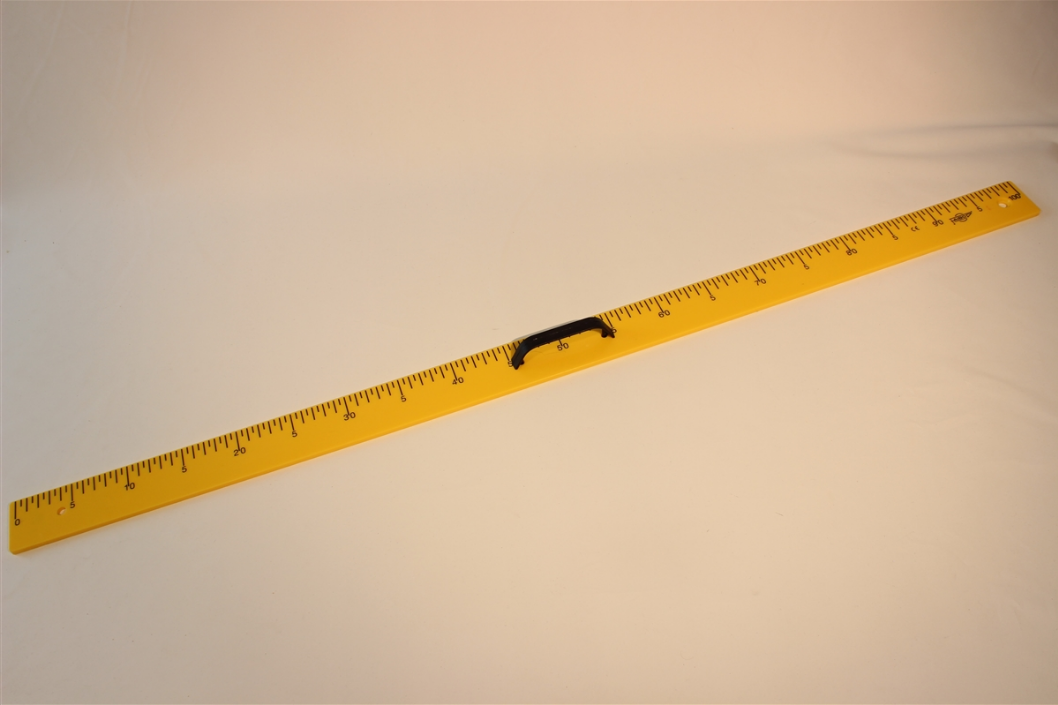
#> input picture Image Test/Image_Processing_Test/InputImages/Ruler.PNG, 1058 x 705 px
$ python Main.py   (older library calls are emulated)
#> lines starting #> are read from the running program, lines starting #| are printed output that depends on the picture; after the words box and inside, x2 and y2 are one past the last pixel; in counts of white or black regions, pixels touching at a corner belong together
### Image Test/Image_Processing_Test/Util.py
#!/usr/local/bin/python3
#Creator: Stephen Alger
#Creator Deatils: C16377163 DT228/4
#Version: 1.0 'Doc Name'
#Document: Test.py
#Start-Date:  09-DEC-2019
#File Function: Utility Functions Go Here, To Remove standardised environment functions from the core code in Main.py

import os, cv2, matplotlib,sys
matplotlib.use("macOSX")
from matplotlib import pyplot as plt


#------DEFINE CONSTANTS - PROGRAM SETUP
FILE_PATH = "./InputImages/"
ACCEPTED_FILETYPE = [".PNG",".png",".JPEG",".jpeg",".JPG",".jpg"]

#------For A Tidy User Experience - Function to Clear Command Line
def clear():
    os.system('cls' if os.name=='nt' else 'clear')

#------Check For Correct Version of Python - Designed, Built & Tested for Python 3
def checkPythonVerions():
    if sys.version_info[0]<3 :
        print("PYTHON 3 MINIMUM REQUIRED")
        exit()

#------Load Input with Error Handling - Flag Errors
def loadFile(FILE_NAME):
    global ACCEPTED_FILETYPE
    ERROR_FILE_TYPE = True

    for filetype in range(len(ACCEPTED_FILETYPE)) :
        if FILE_NAME.endswith(ACCEPTED_FILETYPE[filetype]):
            ERROR_FILE_TYPE = False
            ACCEPTED_FILETYPE = ACCEPTED_FILETYPE[filetype]
            break

    if ERROR_FILE_TYPE == True:
        print("File Type Selected is Not Supported (JPEG/PNG only)")
        exit()

    FILE_LOC = FILE_PATH + FILE_NAME
    print("\nLoading File... [" + FILE_LOC + "]\n")
    inputImage = cv2.imread(FILE_LOC)

    if inputImage is None:
        print("Image Input Failed")
        exit()
    return inputImage
#    end def

#-------Return Image Dimensions
# [27 lines left out: functions getImageDimensions, testColourChannelInput, not called in this run]

### Image Test/Image_Processing_Test/Main.py
#!/usr/local/bin/python3
#Creator: Stephen Alger
#Creator Deatils: C16377163 DT228/4
#Version: 1.0 'Ruler Measurer'
#Document: Main.py
#Start-Date:  09-DEC-2019
#File Function: Measure The Ruler!
#Design Implemented:
'''
- Extract Our Desired Mask with Threshold on saturation in HSV
- Get Contours of resulting mask
- Get corner points of Rect
- Calculate the average lengths of the two long ruler sides
- Draw border and Put text to screen
- Output feedback to user
'''


#Import Modules...
import sys, cv2, numpy as np, matplotlib
matplotlib.use("macOSX")
import tkinter as tk
from matplotlib import pyplot as plt
from imutils import perspective
from imutils import contours
import imutils
import math

# local imports
from Util import clear, loadFile, checkPythonVerions

FILE_NAME_ARRAY = ["Ruler.PNG"]
FILE_NAME = FILE_NAME_ARRAY[0]

BLURSIZE = 17
RULER_CM_LENGTH = 101

#FUNCTION TO APPLY BLUR - NOTHING FANCY
def applyBlur(tempMatrix):
    tempMatrix = cv2.GaussianBlur(tempMatrix, (BLURSIZE, BLURSIZE), 0)
    return tempMatrix


#FUNCTION DESIGNED TO RETURN MASK OF RULER
#ESSENTIALLY JUST A YELLOW THRESHOLD ON HSV Saturation Channel
def isolateSaturationChannel(inputImage):
    HSV_image = cv2.cvtColor(inputImage, cv2.COLOR_BGR2HSV)
    _,saturation,_ = cv2.split(HSV_image)

    applyBlur(saturation)
    ret,thresholdMask = cv2.threshold(saturation,127,255,cv2.THRESH_BINARY)
    return thresholdMask

#Returns array of contours
def getContours(mask):
    contours, _ = cv2.findContours(mask,cv2.RETR_EXTERNAL,cv2.CHAIN_APPROX_SIMPLE)
    return contours

#System is designed that the largest Contours generated from the Thresholded Mask
#Returns sorted array of contours largest to smallest (discard most)
def sortContours(inputImage, contours):
    maxDimension = 0
    largest = -1
    for i in range(len(contours)):
        dimension = len(contours[i])
        if (dimension > maxDimension):
            maxDimension = dimension
            largest = i

    colour = (0, 0, 255)
    cv2.drawContours(inputImage, contours, largest, colour, 2)

    return inputImage, largest

#Dissect The Largest Contour to Get Corner Points & Calculate the Avg of the two lengths
def getCornerPoints(inputImage, largest, contours):
    #Calculate bounding box of the contour
    rect = cv2.minAreaRect(contours[largest])
    rect = cv2.cv.BoxPoints(rect) if imutils.is_cv2() else cv2.boxPoints(rect)
    rect = np.array(rect, dtype="int")

    #Order the end points - so we know which sides are which
    rect = perspective.order_points(rect)

    #Get distnace of longest sides
    dist1 = calculateDistance(rect[0,0], rect[0,1],rect[1,0], rect[1,1])
    dist2 = calculateDistance(rect[3,0], rect[3,1],rect[2,0], rect[2,1])

    #Get avg side length
    avgDist = int((dist1+dist2)/2)
    return avgDist

#Get the Average Length Distance of the longest angles
def calculateDistance(x1,y1,x2,y2):
     dist = math.sqrt((x2 - x1)**2 + (y2 - y1)**2)
     return dist

def calculatePixelsPerCM(avgDist):
    pixelsPerCM = avgDist/ RULER_CM_LENGTH
    return pixelsPerCM


#ONCE WE HAVE LOCATED THE LARGEST CONTOUR, THE PROGRAM WILL MAKE AN ROI AROUND THE CONTOUR, NARROWING DOWN OUR BALL!
def createBoundingRect(inputImage, contours, largest):

    #CREATE RECT AROUND LARGEST CONTOUR - ADDING EXTRA SPACE AS WE STILL ONLY HAVE A PARTIAL REGION
    #THIS ALLOWS THE PROGRAM TO BUILD A BIGGER ROI CONTAINER WHICH WE CAN BE MORE PRECISE WITH
    x,y,w,h = cv2.boundingRect(contours[largest])

    if (x>=0 and y>=0):
        #DRAW RECT.
#        cv2.rectangle(inputImage,(x,y),(x+w,y+h),(0,0,255), 1)
        return inputImage, x,y,w,h
    else:
        print("Negative X or Y Co-ordinates prohibited, program closing")
        exit()

#Main Function - All the function calls here!
def main():

    #Clear Command line
    clear()

    #Check User is running right OpenCV version
    checkPythonVerions()

    #Open Image
    inputImage = loadFile(FILE_NAME)
#> in loadFile, inputImage is the input picture: shape (705, 1058, 3); mean B, G, R 150.8, 182.2, 208.9

    #Get Dimensions
    DIMENSIONS = inputImage.shape
#> DIMENSIONS = (705, 1058, 3)
    MAX_HEIGHT = DIMENSIONS[0]
#> MAX_HEIGHT = 705
    MAX_WIDTH = DIMENSIONS[1]
#> MAX_WIDTH = 1058

    #Create Mask on Saturation Channel
    mask = isolateSaturationChannel(inputImage)
#> in isolateSaturationChannel, `HSV_image = cv2.cvtColor(inputImage, cv2.COLOR_BGR2HSV)`: HSV_image: shape (705, 1058, 3); mean H, S, V 15.5, 70.6, 208.9
#> in isolateSaturationChannel, `_,saturation,_ = cv2.split(HSV_image)`:
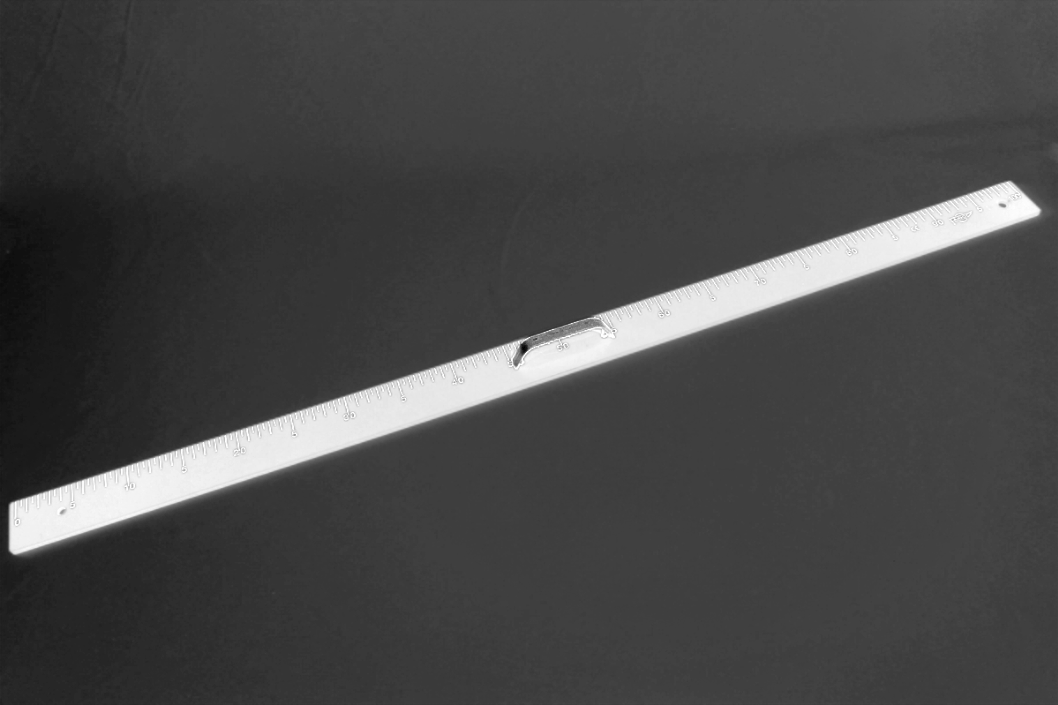
#> saturation: shape (705, 1058); min 0, max 255, mean 70.6
#> in isolateSaturationChannel, `ret,thresholdMask = cv2.threshold(saturation,127,255,cv2.THRESH_BINARY)`:
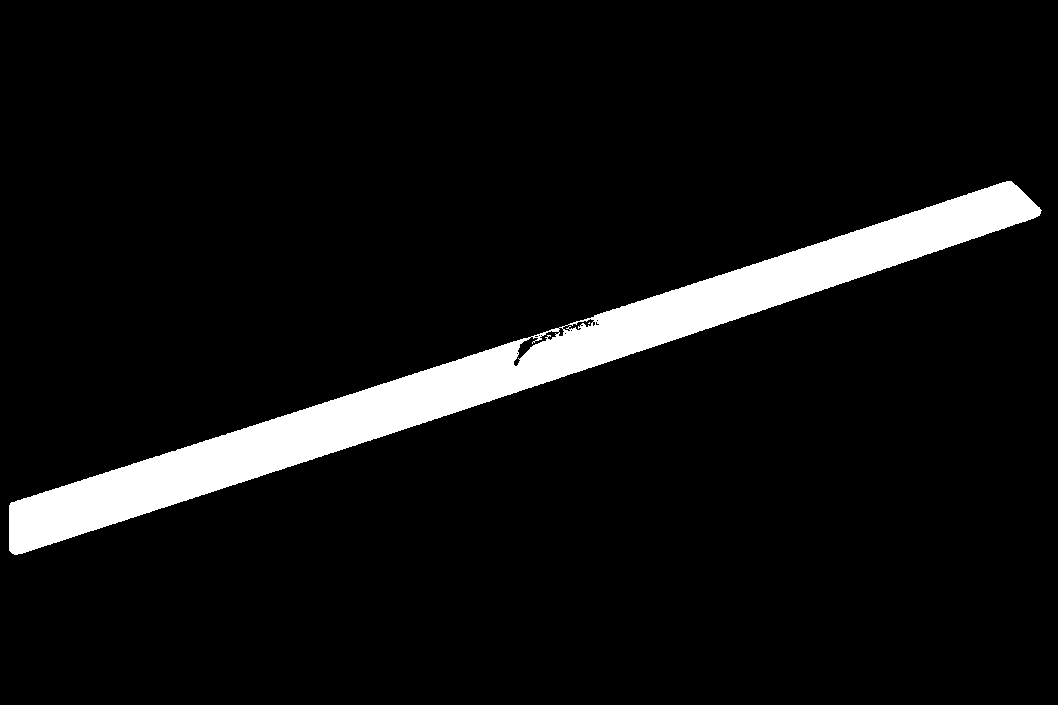
#> thresholdMask: shape (705, 1058); 6.9% white; 2 white regions (1 under 20 px)

    cv2.imshow("Our Ruler Mask - Post Threshold", mask)
    cv2.waitKey(0)

    contours = getContours(mask)
#> in getContours, `contours, _ = cv2.findContours(mask,cv2.RETR_EXTERNAL,cv2.CHAIN_APPROX..`: contours = 1 contour; box (x1, y1, x2, y2) and area: (9, 181, 1042, 555) 51088
    inputImage, largest = sortContours(inputImage, contours)
#> the loop in sortContours, `for i in range(len(contours)):` made 1 pass
#> (dimension, maxDimension, largest) on pass 1: (1330, 1330, 0)
#> after the loop in sortContours, `for i in range(len(contours)):`: largest = 0; maxDimension = 1330
#> largest = 0

    #CREATE RECT AROUND BALL - NARROW DOWN THE SEARCH & CREATE MASK
    boundingRectImage, x,y,w,h = createBoundingRect(inputImage, contours, largest)
#> in createBoundingRect, `x,y,w,h = cv2.boundingRect(contours[largest])`: x = 9; y = 181; w = 1033; h = 374
#> x = 9; y = 181; w = 1033; h = 374

    cv2.imshow("Our Bounding Rectangles", inputImage)
    cv2.waitKey(0)

    avgDist = getCornerPoints(inputImage, largest, contours)
#> in getCornerPoints, `rect = cv2.minAreaRect(contours[largest])`: rect = ((520.1, 364.9), (1086.5, 52.07), -17.89)
#> in getCornerPoints, `rect = cv2.cv.BoxPoints(rect) if imutils.is_cv2() else cv2.boxPoints(r..`: rect = ((11.11, 556.6), (-4.88, 507), (1029.1, 173.2), (1045.1, 222.8))
#> in getCornerPoints, `rect = np.array(rect, dtype="int")`: rect = [[11, 556], [-4, 506], [1029, 173], [1045, 222]]
#> in getCornerPoints, `rect = perspective.order_points(rect)`: rect = [[-4, 506], [1029, 173], [1045, 222], [11, 556]]
#> in calculateDistance, `dist = math.sqrt((x2 - x1)**2 + (y2 - y1)**2)`: dist = 1085.3
#> in getCornerPoints, `dist2 = calculateDistance(rect[3,0], rect[3,1],rect[2,0], rect[2,1])`: dist2 = 1086.6
#> in getCornerPoints, `avgDist = int((dist1+dist2)/2)`: avgDist = 1085
#> avgDist = 1085
    print("\nThis Ruler is",avgDist,"pixels in length!")
#| This Ruler is 1085 pixels in length!

    font = cv2.FONT_HERSHEY_SIMPLEX
    cv2.putText(inputImage,str(avgDist),(int(MAX_HEIGHT/2), int(MAX_WIDTH/2)), font, .5,(255,0,0),2,cv2.LINE_AA)
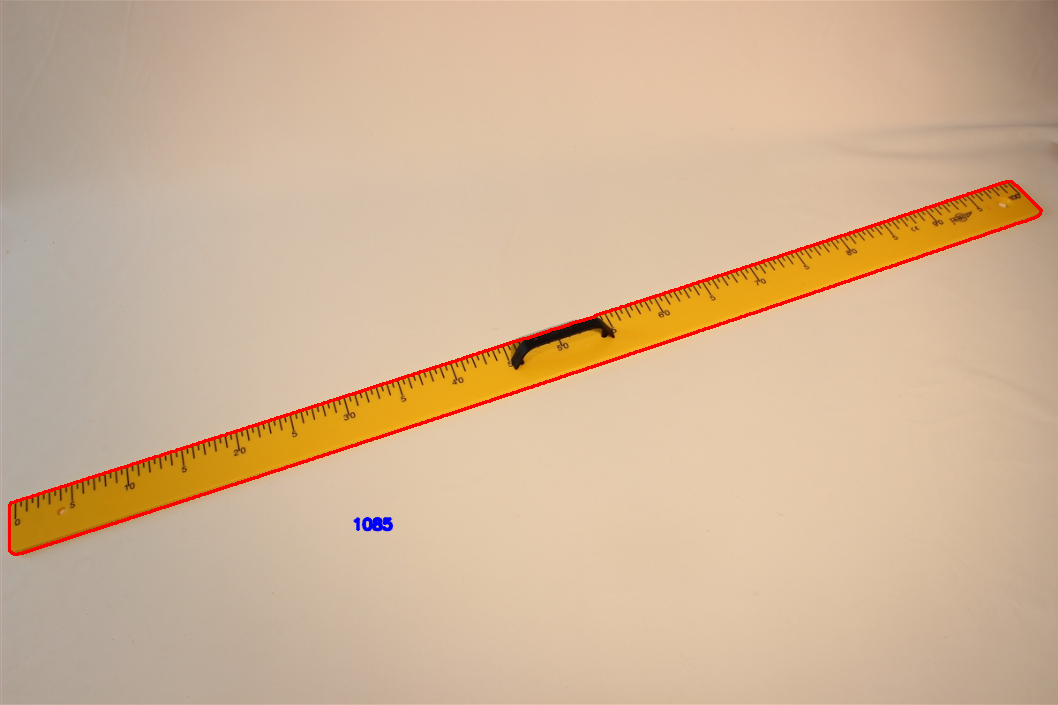
#> inputImage: shape (705, 1058, 3); mean B, G, R 150, 180.4, 209.3
    cv2.imshow("Our Measurements", inputImage)
    cv2.waitKey(0)

    pixelsPerCM = int(calculatePixelsPerCM(avgDist))
#> in calculatePixelsPerCM, `pixelsPerCM = avgDist/ RULER_CM_LENGTH`: pixelsPerCM = 10.74
#> pixelsPerCM = 10

    print("\nThere are ~",pixelsPerCM, "pixels per Centimeter on this Ruler")
#| There are ~ 10 pixels per Centimeter on this Ruler

main()
